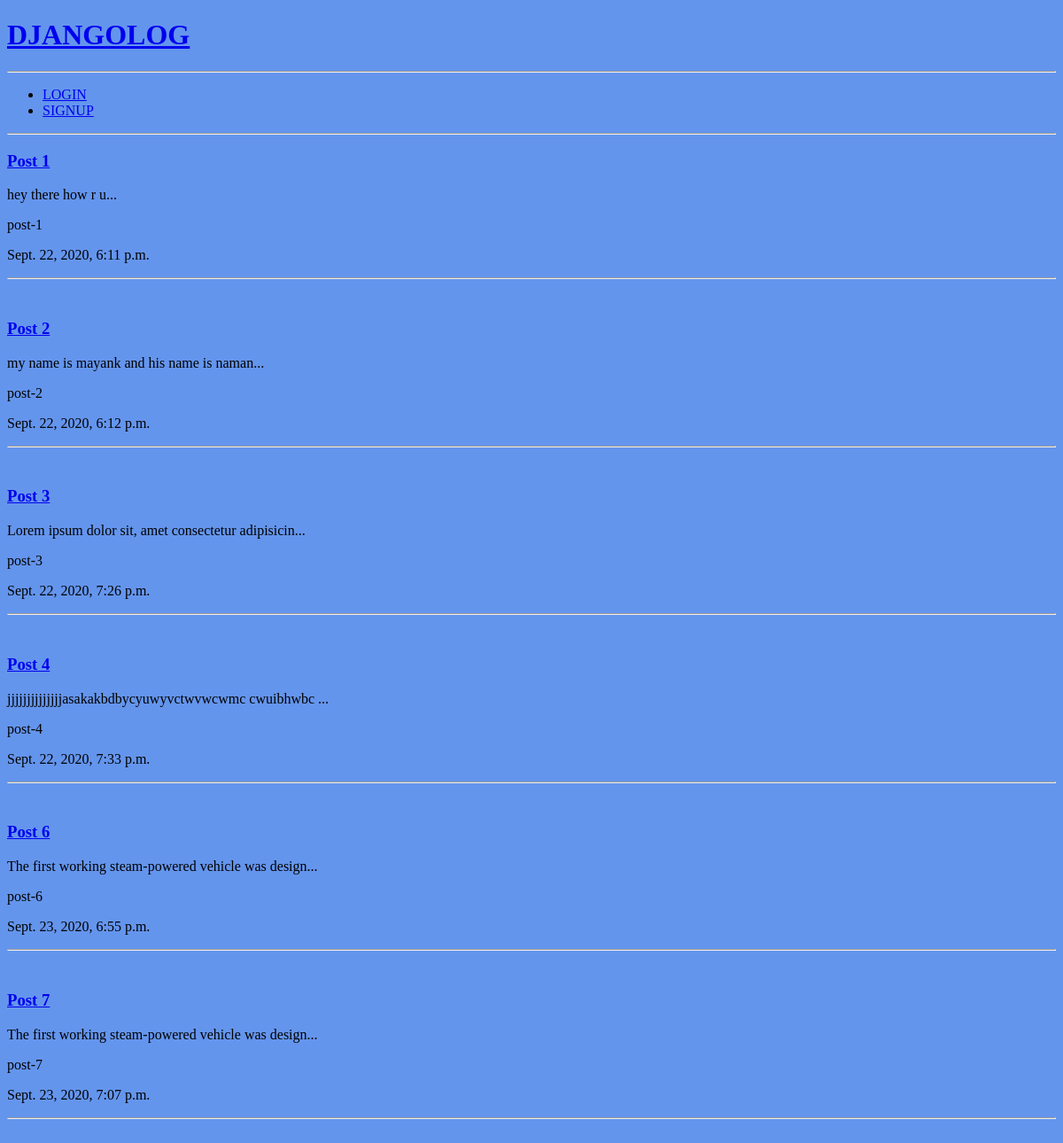
The page /articles/ on the database as committed earlier.
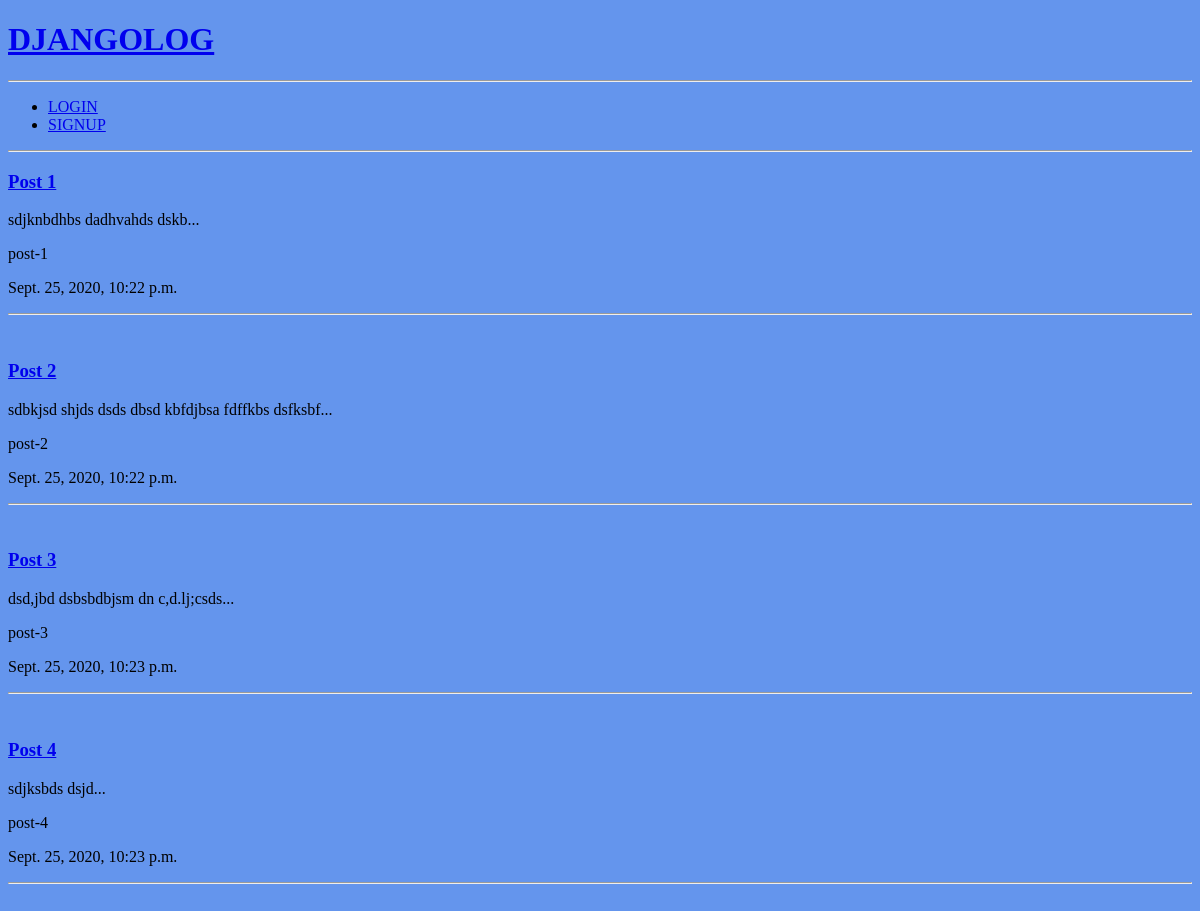
The same page on the database as committed later.
### articles/models.py (models this page shows, shortened)
class Article(models.Model):
    title = models.CharField(max_length = 100)
    slug = models.SlugField(default='slug')
    body = models.TextField()
    date = models.DateTimeField(auto_now_add = True)
    thumb = models.ImageField(default='default.png', blank=True)
    author = models.ForeignKey(User, on_delete=models.CASCADE, default=None)
    def snippet(self):
        return self.body[:50] + '...'

### articles/views.py (the view)
# urls.py: path('', views.articles_list, name='list'),
def articles_list(request):
    articles = Article.objects.all()
    return render(request, 'articles/articles_list.html', { 'articles': articles })

### articles/templates/articles/articles_list.html
{% extends 'base.html' %}
{% block content %}
    {% for article in articles %}
        <h3><a href="{% url 'articles:detail' slug=article.slug %}">{{ article.title }}</a></h3>
        <p>{{ article.snippet }}</p>
        <p>{{ article.slug }}</p>
        <p>{{ article.date }}</p>
        <hr/>
        <br/>
    {% endfor %}
{% endblock %}

### templates/base.html (shortened to what this page needs)
{% load static %}
<!DOCTYPE html>
<html lang="en">
<head>
    <link rel="stylesheet" href="{% static 'styles.css' %}">
</head>
<body>
    <h1><a href="{% url 'home' %}">DJANGOLOG</a></h1>
    <hr/>
    <header id="head">
        <nav>
            <ul>
                {% if user.is_authenticated %}
                <li>
                    <form id="logout-form" action="{% url 'accounts:logout' %}" method="post">
                        {% csrf_token %}
                        <button type="submit">LOGOUT</button>
                    </form>
                </li>
                <li><a href="{% url 'articles:create' %}">CREATE ARTICLE</a></li>
                {% else %}
                <li><a href="{% url 'accounts:login-page' %}">LOGIN</a></li>
                <li><a href="{% url 'accounts:signup-page' %}">SIGNUP</a></li>
                {% endif %}
            </ul>
        </nav>
    </header>
    <hr>
    <div id="wrapper">
        {% block content %}
        {% endblock %}
    </div>
</body>
</html>

### assets/styles.css (style rules this page uses)
body { background-color: cornflowerblue; }

Rows that differ between the two databases and show on the page:
removed Article: title "Post 6", snippet "The first working steam-powered vehicle was design...", slug "post-6", date "Sept. 23, 2020, 6:55 p.m."
removed Article: title "Post 7", snippet "The first working steam-powered vehicle was design...", slug "post-7", date "Sept. 23, 2020, 7:07 p.m."
changed Article "Post 1": snippet "hey there how r u..." → "sdjknbdhbs dadhvahds dskb..."; date "Sept. 22, 2020, 6:11 p.m." → "Sept. 25, 2020, 10:22 p.m."
changed Article "Post 2": snippet "my name is mayank and his name is naman..." → "sdbkjsd shjds dsds dbsd kbfdjbsa fdffkbs dsfksbf..."; date "Sept. 22, 2020, 6:12 p.m." → "Sept. 25, 2020, 10:22 p.m."
changed Article "Post 3": snippet "Lorem ipsum dolor sit, amet consectetur adipisicin..." → "dsd,jbd dsbsbdbjsm dn c,d.lj;csds..."; date "Sept. 22, 2020, 7:26 p.m." → "Sept. 25, 2020, 10:23 p.m."
changed Article "Post 4": snippet "jjjjjjjjjjjjjjasakakbdbycyuwyvctwvwcwmc cwuibhwbc ..." → "sdjksbds dsjd..."; date "Sept. 22, 2020, 7:33 p.m." → "Sept. 25, 2020, 10:23 p.m."
